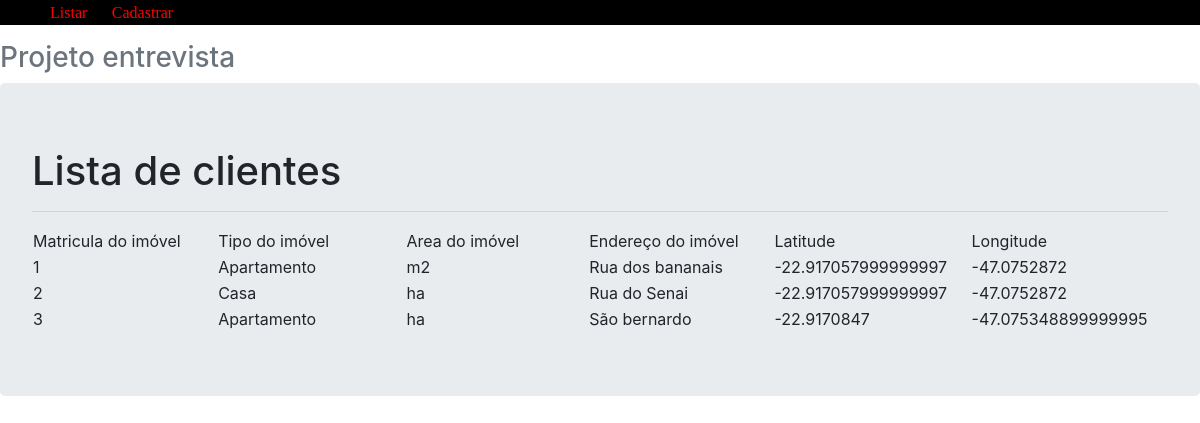
Page /listar on the earlier database version.
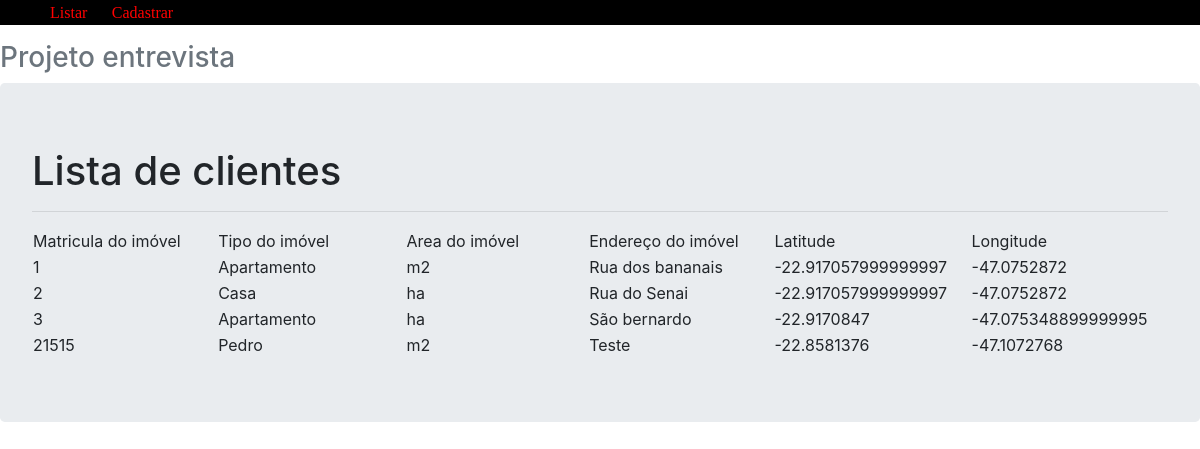
Same page on the later database version.
### app/models/tables.py (models this page shows)
class Imovel(db.Model):
		__tablename__ = "imovel"
		matricula = db.Column(db.Integer, primary_key=True)
		tipoImovel = db.Column(db.String)
		areaImovel = db.Column(db.String)
		enderecoUser = db.Column(db.String)
		latUser = db.Column(db.String)
		longUser = db.Column(db.String)

### app/controllers/default.py (the view)
@app.route("/listar/")
@app.route("/listar", methods=["GET", "POST"])
def listar():
	imoveis = Imovel.query.all()
	return render_template("listar.html", imoveis=imoveis)

### app/templates/listar.html
  {% extends 'base.html' %}
  {% block content %}
 <div class="jumbotron">
        <h1>Lista de clientes</h1>
   		<hr>
   		<table>
   			<tr>
   				<td width="200">Matricula do imóvel </td>
   				<td width="200">Tipo do imóvel </td>
   				<td width="200">Area do imóvel </td>
   				<td width="200">Endereço do imóvel </td>
   				<td width="200">Latitude </td>
   				<td width="200">Longitude </td>
   			</tr>
   			{% for imovel in imoveis %}
   			<tr>
   				<td width="101">{{ imovel.matricula}}</td>
   				<td width="130">{{ imovel.tipoImovel }}</td>
   				<td width="130">{{ imovel.areaImovel }}</td>
   				<td width="130">{{ imovel.enderecoUser }}</td>
   				<td width="130">{{ imovel.latUser }}</td>
   				<td width="130">{{ imovel.longUser }}</td>
   			</tr>
   			{%endfor%}
   		</table>
      </div>
{% endblock %}  }

### app/templates/base.html (shortened to what this page needs)
<!DOCTYPE html>
<html lang="pt-br">
  <head>
    <link rel="stylesheet" type="text/css" href="static/css/menu.css ">
    <link href="{{ url_for('static' , filename='css/bootstrap.min.css') }}" rel="stylesheet">
  </head>
  <body>
    <div id="menu">
          <ul class="ul">
          <li><a href="/listar">Listar</a></li>
          <li><a href="/cadastro"> Cadastrar</a></li>
        </ul>
        <h3 class="text-muted">Projeto entrevista</h3>
    </div>
    {% block content %}
    {% endblock %}
  </body>
</html>

### app/static/css/menu.css (style rules this page uses)
#menu ul { background-color: #000000; }
#menu ul li { padding: 2px 10px; display: inline; }
#menu ul li a { color: red; font-family: cursive; }

Differences in the rows shown:
added Imovel: matricula "21515", tipoImovel "Pedro", areaImovel "m2", enderecoUser "Teste", latUser "-22.8581376", longUser "-47.1072768"
